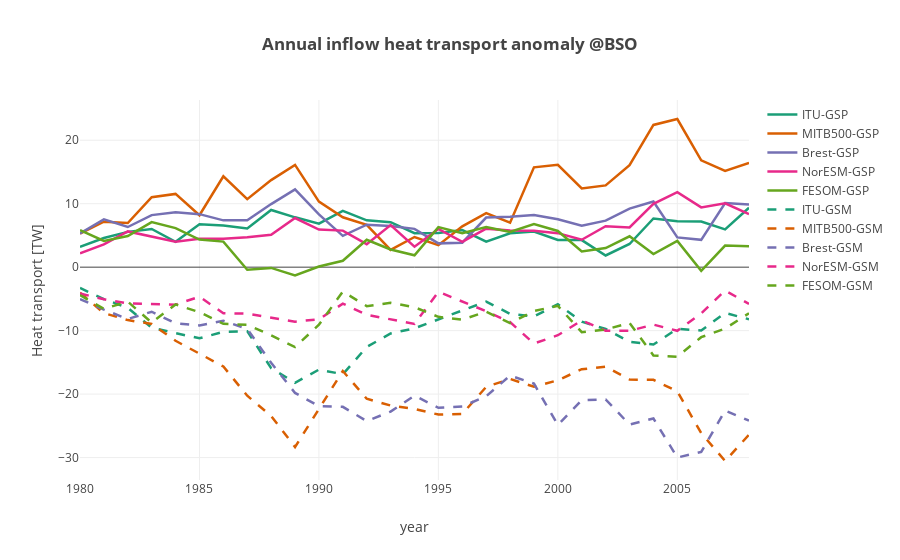
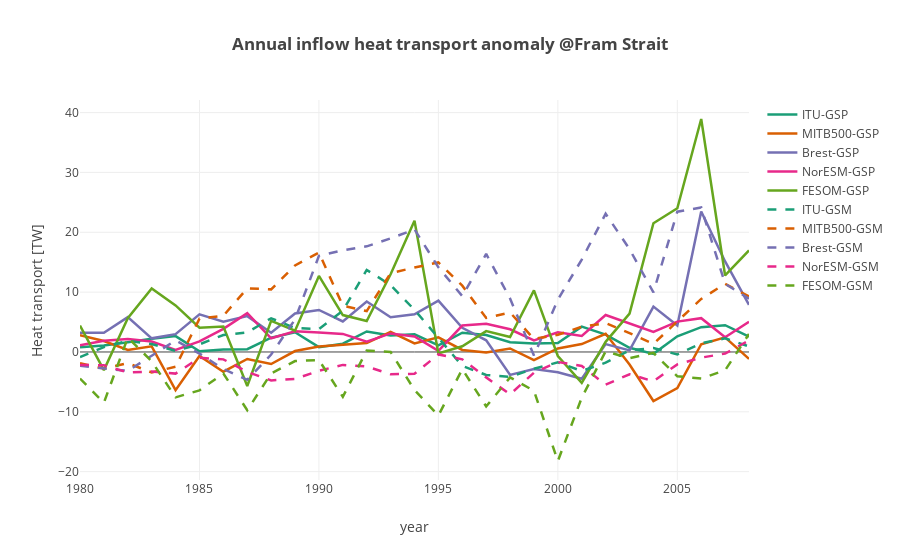

The notebook cell these images were saved under, in order:
### Code cell
def plot_bso_vol_inflow(models):
    
    datap = []
    datan = []
    layout = go.Layout(
    title='<b>Annual inflow heat transport anomaly @BSO</b>',
        yaxis=dict(
            title='Heat transport [TW]',
            #range=[-14, 14]
        ),
        xaxis=dict(
            title='year'
        )
    )  
    # names of the control, gsp and gsn variables [inflow]
    ctln = ['ctlbarents_heatinflow', 'barht_c[1]', 'BSOrefheat_in', 'inflow_ht_NorESM_BSO_ctrl', 'ctlheattransp_BSO_in']
    gspn = ['gspbarents_heatinflow', 'barht_gsp[1]', 'BSOgspheat_in', 'inflow_ht_NorESM_BSO_gsp', 'gspheattransp_BSO_in']
    gsnn = ['gsnbarents_heatinflow', 'barht_gsm[1]', 'BSOgsnheat_in', 'inflow_ht_NorESM_BSO_gsn', 'gsnheattransp_BSO_in']
    
    coeffs = [1, 1, 1, 1, 1]
    for ind,mdl in enumerate(models):
        dnm = 'ds'+np.str(ind)+'.'+ctln[ind]+'.groupby(\'time.year\').mean().year'
        time = np.copy(eval(dnm))
        dnm = 'ds'+np.str(ind)+'.'+ctln[ind]+'.groupby(\'time.year\').mean()'
        dnm2 = 'ds'+np.str(ind)+'.'+gspn[ind]+'.groupby(\'time.year\').mean()'
        dnm3 = 'ds'+np.str(ind)+'.'+gsnn[ind]+'.groupby(\'time.year\').mean()'
        val1 = (np.copy(eval(dnm2)-eval(dnm))*coeffs[ind]) #/(np.copy(eval(dnm))*coeffs[ind])
        val2 = (np.copy(eval(dnm3)-eval(dnm))*coeffs[ind]) #/(np.copy(eval(dnm))*coeffs[ind])
        trace1 = go.Scatter(            
            x = time,
            y = val1,
            mode = 'lines',
            name = mdl+'-GSP',
            line = dict(
                width = 2.5,
                color = colors[ind],
                shape = 'smooth'
            )
        )
        datap.append(trace1)
        trace2 = go.Scatter(            
            x = time,
            y = val2,
            mode = 'lines',
            name = mdl+'-GSM',
            line = dict(
                width = 2.5,
                color = colors[ind],
                dash = 'dash',
                shape = 'smooth'
            )
        )
        datan.append(trace2)


   
    data = datap + datan
    
    fig = go.Figure(data=data, layout=layout)
    py.offline.iplot(fig)
    

def plot_fram_vol_inflow(models):
    
    datap = []
    datan = []
    layout = go.Layout(
    title='<b>Annual inflow heat transport anomaly @Fram Strait</b>',
        yaxis=dict(
            title='Heat transport [TW]',
            #range=[-14, 14]
        ),
        xaxis=dict(
            title='year'
        )
    )  
    # names of the control, gsp and gsn variables [inflow]
    ctln = ['ctlfram_heatinflow', 'framht_c[1]', 'Framrefheat_in', 'inflow_ht_NorESM_FS_ctrl', 'ctlheattransp_FS_in']
    gspn = ['gspfram_heatinflow', 'framht_gsp[1]', 'Framgspheat_in', 'inflow_ht_NorESM_FS_gsp', 'gspheattransp_FS_in']
    gsnn = ['gsnfram_heatinflow', 'framht_gsm[1]', 'Framgsnheat_in', 'inflow_ht_NorESM_FS_gsn', 'gsnheattransp_FS_in']
    
    coeffs = [1, 1, 1, 1, 1]
    for ind,mdl in enumerate(models):
        dnm = 'ds'+np.str(ind)+'.'+ctln[ind]+'.groupby(\'time.year\').mean().year'
        time = np.copy(eval(dnm))
        dnm = 'ds'+np.str(ind)+'.'+ctln[ind]+'.groupby(\'time.year\').mean()'
        dnm2 = 'ds'+np.str(ind)+'.'+gspn[ind]+'.groupby(\'time.year\').mean()'
        dnm3 = 'ds'+np.str(ind)+'.'+gsnn[ind]+'.groupby(\'time.year\').mean()'
        val1 = (np.copy(eval(dnm2)-eval(dnm))*coeffs[ind]) #/(np.copy(eval(dnm))*coeffs[ind])
        val2 = (np.copy(eval(dnm3)-eval(dnm))*coeffs[ind]) #/(np.copy(eval(dnm))*coeffs[ind])
        trace1 = go.Scatter(            
            x = time,
            y = val1,
            mode = 'lines',
            name = mdl+'-GSP',
            line = dict(
                width = 2.5,
                color = colors[ind],
                shape = 'smooth'
            )
        )
        datap.append(trace1)
        trace2 = go.Scatter(            
            x = time,
            y = val2,
            mode = 'lines',
            name = mdl+'-GSM',
            line = dict(
                width = 2.5,
                color = colors[ind],
                dash = 'dash',
                shape = 'smooth'
            )
        )
        datan.append(trace2)


   
    data = datap + datan
    
    fig = go.Figure(data=data, layout=layout)
    py.offline.iplot(fig)
    
    
plot_bso_vol_inflow(modelnames)
plot_fram_vol_inflow(modelnames)

### Figure 1 — Plotly figure (JSON) as saved in the notebook; plotly's stock layout.template omitted (floating-point values rounded to 4 significant figures)
{"data": [{"line": {"color": "rgb(27,158,119)", "shape": "smooth", "width": 2.5}, "mode": "lines", "name": "ITU-GSP", "type": "scatter", "x": [1980, 1981, 1982, 1983, 1984, 1985, 1986, 1987, 1988, 1989, 1990, 1991, 1992, 1993, 1994, 1995, 1996, 1997, 1998, 1999, 2000, 2001, 2002, 2003, 2004, 2005, 2006, 2007, 2008], "y": [3.195, 4.591, 5.559, 6.016, 4.004, 6.76, 6.563, 6.098, 9.014, 7.851, 6.859, 8.874, 7.377, 7.093, 5.36, 5.4, 5.849, 4.033, 5.327, 5.602, 4.298, 4.263, 1.837, 3.651, 7.667, 7.219, 7.183, 5.95, 9.362]}, {"line": {"color": "rgb(217,95,2)", "shape": "smooth", "width": 2.5}, "mode": "lines", "name": "MITB500-GSP", "type": "scatter", "x": [1980, 1981, 1982, 1983, 1984, 1985, 1986, 1987, 1988, 1989, 1990, 1991, 1992, 1993, 1994, 1995, 1996, 1997, 1998, 1999, 2000, 2001, 2002, 2003, 2004, 2005, 2006, 2007, 2008], "y": [5.285, 7.155, 6.954, 11.02, 11.54, 8.175, 14.31, 10.71, 13.71, 16.11, 10.33, 7.866, 6.662, 2.715, 4.754, 3.47, 6.423, 8.507, 6.996, 15.72, 16.11, 12.41, 12.88, 16.07, 22.41, 23.34, 16.83, 15.17, 16.44]}, {"line": {"color": "rgb(117,112,179)", "shape": "smooth", "width": 2.5}, "mode": "lines", "name": "Brest-GSP", "type": "scatter", "x": [1980, 1981, 1982, 1983, 1984, 1985, 1986, 1987, 1988, 1989, 1990, 1991, 1992, 1993, 1994, 1995, 1996, 1997, 1998, 1999, 2000, 2001, 2002, 2003, 2004, 2005, 2006, 2007, 2008], "y": [5.317, 7.524, 6.325, 8.203, 8.637, 8.35, 7.376, 7.377, 9.939, 12.26, 8.312, 4.926, 6.694, 6.481, 6.035, 3.749, 3.85, 7.821, 7.946, 8.2, 7.542, 6.536, 7.327, 9.232, 10.34, 4.693, 4.302, 10.09, 9.884]}, {"line": {"color": "rgb(231,41,138)", "shape": "smooth", "width": 2.5}, "mode": "lines", "name": "NorESM-GSP", "type": "scatter", "x": [1980, 1981, 1982, 1983, 1984, 1985, 1986, 1987, 1988, 1989, 1990, 1991, 1992, 1993, 1994, 1995, 1996, 1997, 1998, 1999, 2000, 2001, 2002, 2003, 2004, 2005, 2006, 2007, 2008], "y": [2.178, 3.596, 5.628, 4.818, 3.997, 4.459, 4.489, 4.729, 5.092, 7.742, 5.932, 5.759, 3.627, 6.634, 3.23, 6.027, 4.006, 6.068, 5.763, 5.752, 5.356, 4.315, 6.445, 6.264, 9.974, 11.81, 9.414, 10.07, 8.373]}, {"line": {"color": "rgb(102,166,30)", "shape": "smooth", "width": 2.5}, "mode": "lines", "name": "FESOM-GSP", "type": "scatter", "x": [1980, 1981, 1982, 1983, 1984, 1985, 1986, 1987, 1988, 1989, 1990, 1991, 1992, 1993, 1994, 1995, 1996, 1997, 1998, 1999, 2000, 2001, 2002, 2003, 2004, 2005, 2006, 2007, 2008], "y": [5.828, 4.14, 4.902, 7.09, 6.145, 4.348, 4.027, -0.3984, -0.1205, -1.313, 0.09319, 1.012, 4.31, 2.792, 1.876, 6.316, 5.348, 6.315, 5.55, 6.779, 5.709, 2.486, 3.017, 4.866, 2.065, 4.135, -0.5712, 3.395, 3.305]}, {"line": {"color": "rgb(27,158,119)", "dash": "dash", "shape": "smooth", "width": 2.5}, "mode": "lines", "name": "ITU-GSM", "type": "scatter", "x": [1980, 1981, 1982, 1983, 1984, 1985, 1986, 1987, 1988, 1989, 1990, 1991, 1992, 1993, 1994, 1995, 1996, 1997, 1998, 1999, 2000, 2001, 2002, 2003, 2004, 2005, 2006, 2007, 2008], "y": [-3.28, -5.024, -6.405, -9.533, -10.39, -11.21, -10.18, -10.09, -15.91, -18.21, -16.14, -16.87, -12.58, -10.44, -9.635, -8.269, -6.835, -5.418, -7.357, -7.761, -5.837, -8.596, -9.745, -11.77, -12.19, -9.694, -9.992, -7.211, -8.21]}, {"line": {"color": "rgb(217,95,2)", "dash": "dash", "shape": "smooth", "width": 2.5}, "mode": "lines", "name": "MITB500-GSM", "type": "scatter", "x": [1980, 1981, 1982, 1983, 1984, 1985, 1986, 1987, 1988, 1989, 1990, 1991, 1992, 1993, 1994, 1995, 1996, 1997, 1998, 1999, 2000, 2001, 2002, 2003, 2004, 2005, 2006, 2007, 2008], "y": [-4.017, -7.235, -8.34, -8.95, -11.6, -13.66, -15.65, -20.26, -23.45, -28.33, -22.3, -16.36, -20.73, -21.8, -22.33, -23.23, -23.12, -18.86, -17.62, -18.85, -17.82, -16.08, -15.68, -17.7, -17.75, -19.57, -26.14, -30.54, -26.4]}, {"line": {"color": "rgb(117,112,179)", "dash": "dash", "shape": "smooth", "width": 2.5}, "mode": "lines", "name": "Brest-GSM", "type": "scatter", "x": [1980, 1981, 1982, 1983, 1984, 1985, 1986, 1987, 1988, 1989, 1990, 1991, 1992, 1993, 1994, 1995, 1996, 1997, 1998, 1999, 2000, 2001, 2002, 2003, 2004, 2005, 2006, 2007, 2008], "y": [-5.025, -6.685, -8.175, -7.024, -8.86, -9.185, -8.458, -9.722, -15.07, -19.82, -21.91, -22.0, -24.25, -22.75, -20.24, -22.16, -21.95, -20.35, -17.08, -18.35, -24.87, -20.96, -20.84, -24.8, -23.84, -29.99, -29.12, -22.6, -24.18]}, {"line": {"color": "rgb(231,41,138)", "dash": "dash", "shape": "smooth", "width": 2.5}, "mode": "lines", "name": "NorESM-GSM", "type": "scatter", "x": [1980, 1981, 1982, 1983, 1984, 1985, 1986, 1987, 1988, 1989, 1990, 1991, 1992, 1993, 1994, 1995, 1996, 1997, 1998, 1999, 2000, 2001, 2002, 2003, 2004, 2005, 2006, 2007, 2008], "y": [-4.152, -5.065, -5.722, -5.779, -5.909, -4.647, -7.259, -7.327, -7.902, -8.589, -8.209, -5.749, -7.497, -8.265, -8.949, -3.875, -5.366, -6.95, -8.651, -12.03, -10.72, -8.385, -10.01, -10.03, -9.048, -10.03, -7.28, -3.68, -5.796]}, {"line": {"color": "rgb(102,166,30)", "dash": "dash", "shape": "smooth", "width": 2.5}, "mode": "lines", "name": "FESOM-GSM", "type": "scatter", "x": [1980, 1981, 1982, 1983, 1984, 1985, 1986, 1987, 1988, 1989, 1990, 1991, 1992, 1993, 1994, 1995, 1996, 1997, 1998, 1999, 2000, 2001, 2002, 2003, 2004, 2005, 2006, 2007, 2008], "y": [-4.414, -6.563, -5.435, -8.727, -5.87, -7.091, -8.932, -9.073, -10.72, -12.59, -9.063, -3.85, -6.139, -5.614, -6.306, -7.831, -8.277, -7.017, -8.82, -6.912, -6.089, -10.24, -9.809, -8.803, -13.9, -14.11, -11.03, -9.678, -7.255]}], "layout": {"title": "<b>Annual inflow heat transport anomaly @BSO</b>", "xaxis": {"title": "year"}, "yaxis": {"title": "Heat transport [TW]"}}}

### Figure 2 — Plotly figure (JSON) as saved in the notebook; plotly's stock layout.template omitted (floating-point values rounded to 4 significant figures)
{"data": [{"line": {"color": "rgb(27,158,119)", "shape": "smooth", "width": 2.5}, "mode": "lines", "name": "ITU-GSP", "type": "scatter", "x": [1980, 1981, 1982, 1983, 1984, 1985, 1986, 1987, 1988, 1989, 1990, 1991, 1992, 1993, 1994, 1995, 1996, 1997, 1998, 1999, 2000, 2001, 2002, 2003, 2004, 2005, 2006, 2007, 2008], "y": [0.7759, 1.084, 1.619, 2.204, 2.651, 0.1081, 0.4239, 0.4581, 2.393, 3.299, 0.8111, 1.377, 3.419, 2.747, 2.962, 1.097, 3.221, 2.829, 1.638, 1.434, 1.508, 4.235, 2.91, 0.6942, -0.3178, 2.621, 4.141, 4.473, 2.583]}, {"line": {"color": "rgb(217,95,2)", "shape": "smooth", "width": 2.5}, "mode": "lines", "name": "MITB500-GSP", "type": "scatter", "x": [1980, 1981, 1982, 1983, 1984, 1985, 1986, 1987, 1988, 1989, 1990, 1991, 1992, 1993, 1994, 1995, 1996, 1997, 1998, 1999, 2000, 2001, 2002, 2003, 2004, 2005, 2006, 2007, 2008], "y": [2.822, 1.841, 0.3282, 0.9396, -6.39, -0.6598, -3.299, -1.166, -2.016, 0.1556, 0.9113, 1.198, 1.488, 3.349, 1.436, 2.435, 0.3426, -0.1007, 0.5898, -1.372, 0.5813, 1.319, 3.049, -2.093, -8.19, -6.039, 1.29, 2.448, -1.161]}, {"line": {"color": "rgb(117,112,179)", "shape": "smooth", "width": 2.5}, "mode": "lines", "name": "Brest-GSP", "type": "scatter", "x": [1980, 1981, 1982, 1983, 1984, 1985, 1986, 1987, 1988, 1989, 1990, 1991, 1992, 1993, 1994, 1995, 1996, 1997, 1998, 1999, 2000, 2001, 2002, 2003, 2004, 2005, 2006, 2007, 2008], "y": [3.208, 3.223, 5.822, 2.278, 2.979, 6.286, 5.065, 5.994, 3.214, 6.435, 7.016, 5.096, 8.435, 5.812, 6.287, 8.581, 4.033, 1.949, -3.83, -2.839, -3.399, -4.487, 1.32, 0.2629, 7.589, 4.422, 23.47, 15.13, 7.884]}, {"line": {"color": "rgb(231,41,138)", "shape": "smooth", "width": 2.5}, "mode": "lines", "name": "NorESM-GSP", "type": "scatter", "x": [1980, 1981, 1982, 1983, 1984, 1985, 1986, 1987, 1988, 1989, 1990, 1991, 1992, 1993, 1994, 1995, 1996, 1997, 1998, 1999, 2000, 2001, 2002, 2003, 2004, 2005, 2006, 2007, 2008], "y": [1.133, 1.882, 2.154, 1.752, 0.3506, 1.77, 3.859, 6.473, 2.285, 3.448, 3.247, 3.022, 1.727, 3.101, 2.58, 0.1915, 4.417, 4.724, 3.791, 1.94, 3.286, 2.673, 6.172, 4.801, 3.36, 5.07, 5.65, 2.447, 5.044]}, {"line": {"color": "rgb(102,166,30)", "shape": "smooth", "width": 2.5}, "mode": "lines", "name": "FESOM-GSP", "type": "scatter", "x": [1980, 1981, 1982, 1983, 1984, 1985, 1986, 1987, 1988, 1989, 1990, 1991, 1992, 1993, 1994, 1995, 1996, 1997, 1998, 1999, 2000, 2001, 2002, 2003, 2004, 2005, 2006, 2007, 2008], "y": [4.409, -3.031, 5.65, 10.6, 7.772, 4.055, 4.248, -5.69, 5.199, 3.565, 12.71, 6.172, 5.184, 12.99, 21.93, -0.2496, 0.96, 3.485, 2.492, 10.3, -0.6712, -5.153, 1.695, 6.402, 21.52, 24.01, 38.93, 12.78, 16.96]}, {"line": {"color": "rgb(27,158,119)", "dash": "dash", "shape": "smooth", "width": 2.5}, "mode": "lines", "name": "ITU-GSM", "type": "scatter", "x": [1980, 1981, 1982, 1983, 1984, 1985, 1986, 1987, 1988, 1989, 1990, 1991, 1992, 1993, 1994, 1995, 1996, 1997, 1998, 1999, 2000, 2001, 2002, 2003, 2004, 2005, 2006, 2007, 2008], "y": [-0.837, 0.8077, 1.867, 1.334, 0.1825, 1.276, 2.834, 3.275, 5.63, 4.006, 3.825, 6.878, 13.72, 11.18, 7.04, 2.439, -2.326, -3.842, -4.167, -2.795, -1.738, -3.176, -1.787, 0.2845, 0.6596, -0.4235, 1.456, 2.269, 0.9269]}, {"line": {"color": "rgb(217,95,2)", "dash": "dash", "shape": "smooth", "width": 2.5}, "mode": "lines", "name": "MITB500-GSM", "type": "scatter", "x": [1980, 1981, 1982, 1983, 1984, 1985, 1986, 1987, 1988, 1989, 1990, 1991, 1992, 1993, 1994, 1995, 1996, 1997, 1998, 1999, 2000, 2001, 2002, 2003, 2004, 2005, 2006, 2007, 2008], "y": [-1.894, -2.776, -1.873, -3.418, -2.471, 5.575, 6.052, 10.63, 10.46, 14.47, 16.6, 7.733, 6.835, 13.17, 14.11, 14.96, 11.08, 5.687, 6.598, 2.172, 2.871, 4.211, 4.815, 3.153, 1.349, 5.112, 8.86, 11.39, 9.271]}, {"line": {"color": "rgb(117,112,179)", "dash": "dash", "shape": "smooth", "width": 2.5}, "mode": "lines", "name": "Brest-GSM", "type": "scatter", "x": [1980, 1981, 1982, 1983, 1984, 1985, 1986, 1987, 1988, 1989, 1990, 1991, 1992, 1993, 1994, 1995, 1996, 1997, 1998, 1999, 2000, 2001, 2002, 2003, 2004, 2005, 2006, 2007, 2008], "y": [-2.309, -2.717, -3.168, -0.62, 1.932, -0.2654, -2.846, -4.653, -0.4234, 5.441, 16.05, 16.99, 17.65, 18.97, 20.49, 14.14, 9.328, 16.38, 8.929, -0.6061, 8.734, 15.44, 23.1, 17.18, 9.949, 23.44, 24.14, 11.39, 8.911]}, {"line": {"color": "rgb(231,41,138)", "dash": "dash", "shape": "smooth", "width": 2.5}, "mode": "lines", "name": "NorESM-GSM", "type": "scatter", "x": [1980, 1981, 1982, 1983, 1984, 1985, 1986, 1987, 1988, 1989, 1990, 1991, 1992, 1993, 1994, 1995, 1996, 1997, 1998, 1999, 2000, 2001, 2002, 2003, 2004, 2005, 2006, 2007, 2008], "y": [-2.188, -2.207, -3.442, -3.247, -3.614, -0.9672, -1.233, -3.326, -4.748, -4.507, -3.151, -2.161, -2.424, -3.726, -3.643, -0.4106, -1.227, -4.243, -7.087, -3.461, -1.68, -2.339, -5.468, -3.722, -4.894, -2.069, -0.9465, -0.2661, 1.922]}, {"line": {"color": "rgb(102,166,30)", "dash": "dash", "shape": "smooth", "width": 2.5}, "mode": "lines", "name": "FESOM-GSM", "type": "scatter", "x": [1980, 1981, 1982, 1983, 1984, 1985, 1986, 1987, 1988, 1989, 1990, 1991, 1992, 1993, 1994, 1995, 1996, 1997, 1998, 1999, 2000, 2001, 2002, 2003, 2004, 2005, 2006, 2007, 2008], "y": [-4.441, -8.48, 2.401, -1.539, -7.578, -6.416, -3.588, -9.732, -3.583, -1.511, -1.34, -7.493, 0.2189, 0.01224, -6.357, -10.62, -2.863, -9.096, -4.245, -6.495, -18.22, -7.638, 0.1172, -1.039, -0.1438, -4.059, -4.435, -3.054, 2.997]}], "layout": {"title": "<b>Annual inflow heat transport anomaly @Fram Strait</b>", "xaxis": {"title": "year"}, "yaxis": {"title": "Heat transport [TW]"}}}
